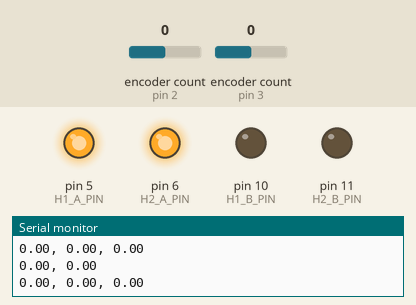
Simulated run of this sketch. Board: Arduino Uno, built with avr-gcc and run on an emulated ATmega328P. On the bench: output pins drawn as LEDs (lit = HIGH), the last lines printed to the serial monitor. The test bench sets the inputs (shaded band); at power-on: encoder count (sensors on pin 2, pin 3) 0.

Above: at 1.2 s.
1.3 s: encoder count (sensor on pin 2) set to -1
At 2.0 s:
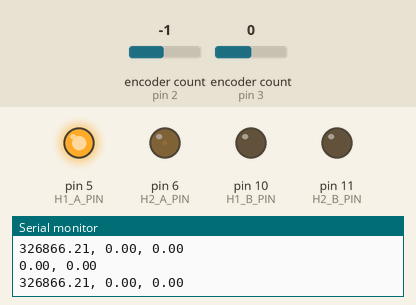
2.8 s: encoder count (sensor on pin 3) set to -1
At 3.2 s:
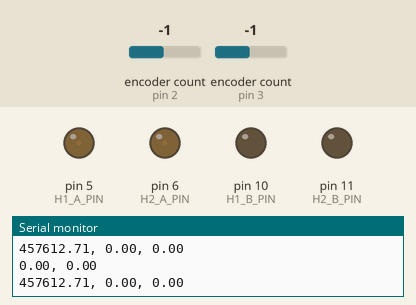
Timing chart, 0 to 5.8 s (numbered marks = the images above; inputs shaded):
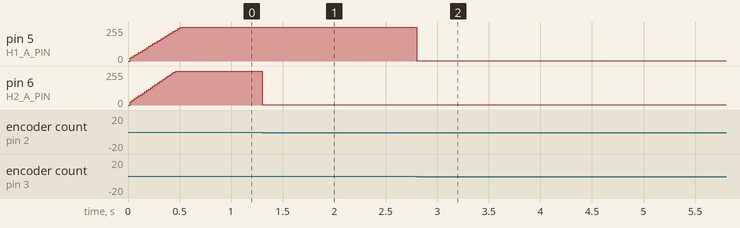

The sketch:

copy_of_lab02_the_differential_drive_robot1.ino
```cpp
#include <Encoder.h>
#include <limits.h>

/***** *****************************************************************/
/***** Constant & Macro Definitions *****/
/***** *****************************************************************/
// Sign macro
#define sign(x) ((x) < 0 ? -1 : 1)

// PWM Output Pins for Motor 1 H-Bridge
#define H1_A_PIN 5
#define H1_B_PIN 10

// PWM Output Pins for Motor 2 H-Bridge
#define H2_A_PIN 6
#define H2_B_PIN 11

// Encoder Input Pins for Motor 1
#define ENC1_A_PIN 3
#define ENC1_B_PIN 7

// Encoder Input Pins for Motor 2
#define ENC2_A_PIN 2
#define ENC2_B_PIN 8

// PWM Max Pulse Width
#define PWM_MAX 255

// PWM Max Duty Cycle
#define DUTY_CYCLE_MAX 100

// Encoder Count Per Revolution (cpr)
#define ENC_MAX_COUNT 2064

// Closed-Loop Update Time in ms
#define CLOSED_LOOP_UPDATE 20

// THe frequency at wich we will compute the (measured) rpm or rad/s
#define UPDATE_FREQ (1000/CLOSED_LOOP_UPDATE)

/***** *****************************************************************/
/***** Application Type Definitions *****/
/***** *****************************************************************/
// Motor ID's
typedef enum Motor{
  MOTOR1 = 0,
  MOTOR2 = 1
}Motor;

// Motor direction of rotation
typedef enum Direction{
  FORWARD = 1,
  BACKWARD = -1
}Direction;

// Motor spped estimator
typedef struct SpeedEstimator{
  Encoder* enc;
  long old_enc_count;
}SpeedEstimator;

// PID
typedef struct PID{
  float setpoint;
  float input;
  float integral;
  float last_error;
  float saturation;
  float smoothing;
  float output;
  float kp;
  float ki;
  float kd;
}PID;

// Robot
typedef struct Robot{
  float r;
  float l;
  float omega_right;
  float omega_left;
  float x;
  float y;
  float theta;
}Robot;

/***** *****************************************************************/
/***** Application Function Definitions *****/
/***** *****************************************************************/

// TODO 2a: Initialize a Robot object
void initRobot(struct Robot* robot, float r, float l){
	robot->r = r;
  	robot->l = l;
  	robot->omega_right = 0;
  	robot->omega_left = 0;
  	robot->x = 0;
  	robot->y = 0;
  	robot->theta = 0;
}

// TODO 2b: Compute commands for omega left and right
void setRobotCommand(struct Robot* robot, float v, float omega){
  // Compute omega left
  	robot->omega_left = (2 * v - omega * robot->l) / (2 * robot->r);
  // Compute omega right
  	robot->omega_right = (2 * v + omega * robot->l) / (2 * robot->r);

}

// TODO 2c: Compute the pose of the Robot
void updateRobotPose(struct Robot* robot, float rotation_left, float rotation_right){
  	float dl = 2 * PI * robot->r * rotation_left;
  // Compute left wheel traveled distance
    float dr = 2 * PI * robot->l * rotation_right;
  // Compute right wheel traveled distance
    float d = (dl + dr) / 2;
  // Compute robot traveled distance
  	robot->x = robot->x + d * cos(robot->theta);
  // Comptue robot x coordinate
  	robot->y = robot->y + d * sin(robot->theta);
  // Comptue robot y coordinate
  	robot->theta = robot->theta + (dl - dr) / robot->l * sin(robot->theta);
  // Comptue robot heading (theta)

  // Note: There's an (algorithmic) problem with the heading computation.
  //       Do you know what exactly is the problem and how to solve it?
}

// TODO 3a: Initialize a SpeedEstimator object
void initSpeedEstimator(struct SpeedEstimator* est, struct Encoder *enc){
	est->enc = enc;
  	est->old_enc_count = 0;
}

// TODO 3b: Compute the motor rotation delta between two steps
float estimateSpeed(struct SpeedEstimator* est, int direction){
  // Read encoder
  	float encoder = est->enc->read();
  // Compute delta count
  	float delta = encoder - est->old_enc_count;
  // Take care of integer overflow while accounting for direction
  	if ((direction == FORWARD) && (delta < 0)) {
    	delta += LONG_MAX;
  	} else if ((direction == BACKWARD) && (delta > 0)) {
    	delta -= LONG_MAX;
  	}
  // Compute the motor axel delta rotation in this instant
 	float rotation = delta / ENC_MAX_COUNT;
  // Store old count for next iteration
 	est->old_enc_count = encoder;

  return rotation;
}

// TODO 3c: Compute the motor axle rpm based on the update freq
float get_rpm(float delta_rotation, long update_freq){
  	float rpm = delta_rotation * update_freq * 60;
  	return rpm;
}

// TODO 3d: Compute the motor axle rad/s based on the update freq
float get_rad_per_second(float delta_rotation, long update_freq){
  	float rps = delta_rotation * update_freq * 2 * PI;
  	return rps;
}

// Initializes a pid controller
void initPID(struct PID* pid, float kp, float ki, float kd, float saturation, float smoothing){
  pid->setpoint = 0;
  pid->input = 0;
  pid->integral = 0;
  pid->last_error = 0;
  pid->output = 0;
  pid->saturation = saturation;
  pid->smoothing = smoothing;
  pid->kp = kp;
  pid->ki = ki;
  pid->kd = kd;
}

// Computes the PID output
void runPID(struct PID* pid){
  float P, I, D;
  float filtered_derivative;
  float derivative;

  // Compute the error
  float error = pid->setpoint - pid->input;

  // Take care of the sign
  if(pid->setpoint < 0) error = -error;

  // Compute the proportional term
  P = pid->kp * error;

  // Compute the integral term with clamping
  if(!(abs(pid->output) == pid->saturation && (sign(error) == sign(pid->output)))){
    pid->integral += error;
  }

  // Compute the integral term\a
  I = pid->ki*pid->integral;

  // Compute the derivative
  derivative = pid->last_error - error;

  // Low pass filter the derivative
  filtered_derivative =  (1.0 - pid->smoothing)*pid->last_error + pid->smoothing*derivative;

  // Compute the derivative term
  D = pid->kd*filtered_derivative;

  // Compute the output
  pid->output = P + I + D;

  // Saturate the output
  if(pid->output > pid->saturation){
    pid->output = pid->saturation;
  }else if(pid->output < -pid->saturation){
    pid->output = -pid->saturation;
  }

  // Store last error for next iteration
  pid->last_error = error;

}

// Sets a motor axle direction of rotation PWM duty_cycle
void setPWM(int motor, int direction, int duty_cycle){
  switch(motor){
    case MOTOR1:
    if(direction == FORWARD){
      analogWrite(H1_A_PIN, duty_cycle);
      analogWrite(H1_B_PIN, 0);
    }else{
      analogWrite(H1_A_PIN, 0);
      analogWrite(H1_B_PIN, duty_cycle);
    }
    break;
    case MOTOR2:
    if(direction == FORWARD){
      analogWrite(H2_A_PIN, duty_cycle);
      analogWrite(H2_B_PIN, 0);
    }else{
      analogWrite(H2_A_PIN, 0);
      analogWrite(H2_B_PIN, duty_cycle);
    }
    break;
  }
}

/***** *****************************************************************/
/***** Application Global Variables *****/
/***** *****************************************************************/
// Time stamps to track closed loop updates and plogs
long closed_loop_start_tick = 0;
long print_start_tick = 0;

// Encoder declaration for motor 1
Encoder enc1(ENC1_A_PIN,ENC1_B_PIN);

// Encoder declaration for motor 2
Encoder enc2(ENC2_A_PIN,ENC2_B_PIN);

// Speed estimator for left motor, i.e. motor 1
SpeedEstimator est_left;

// Speed estimator right motor, i.e. motor 2
SpeedEstimator est_right;

// Direction of the left motor, i.e. motor 1
int direction_left;

// Direction of the right motor, i.e. motor 2
int direction_right;

// Delta rotation for the left motor, i.e. motor 1
float delta_rotation_left;

// // Delta rotation for the right motor, i.e. motor 2
float delta_rotation_right;

// PID controller for left motor, i.e. motor 1
PID pid_left;

// PID controller for motor 2
PID pid_right;

// Robot
Robot robot;

/***** *****************************************************************/
/***** Main application *****/
/***** *****************************************************************/
void setup()
{
  // Set serial interface for printing.
  Serial.begin(115200);
  Serial.println("PID demo.");

  // Setting the H-bridge 1 pins
  pinMode(H1_A_PIN, OUTPUT);
  pinMode(H1_B_PIN, OUTPUT);

  // Setting the H-bridge 2 pins
  pinMode(H2_A_PIN, OUTPUT);
  pinMode(H2_B_PIN, OUTPUT);

  // Reset closed loop and print ticks
  closed_loop_start_tick = 0;
  print_start_tick = 0;

  // Intializes the speed estiomators for the left & right motors
  initSpeedEstimator(&est_left, &enc1);
  initSpeedEstimator(&est_right, &enc2);

  // Intializes the PID's for the left & right motors
  initPID(&pid_left, 1.2, 0.8, 0.012, (float) PWM_MAX, 1);
  initPID(&pid_right, 1.2, 0.8, 0.012, (float) PWM_MAX, 1);

  // Reset delta rotations for the left & right motors
  delta_rotation_left = 0;
  delta_rotation_right = 0;

  // Initializes the robot
  initRobot(&robot, 0.04, 0.1);
}

void loop()
{
  	setRobotCommand(&robot, 0.5, 0.5);
  // TODO 4a: Set a robot command (ex: v = 0.5 m/s and omega = 0.5 rad/s)
  	if (robot.omega_left > 0 ){
    	direction_left = FORWARD;
  	} else {
    	direction_left = BACKWARD;
  	}

  	if (robot.omega_right > 0 ){
    	direction_right = FORWARD;
  	} else {
    	direction_right = BACKWARD;
  	}
  // TODO 4a: Compute the two motor axel direction of rotation


  // Motor control loop step
  if((millis() - closed_loop_start_tick) >= CLOSED_LOOP_UPDATE){
    closed_loop_start_tick = millis();

   	pid_left.setpoint = robot.omega_left;
    pid_right.setpoint = robot.omega_right;
    // TODO 4b: Set left & right PID setpoints

	delta_rotation_left = estimateSpeed(&est_left, direction_left);
    delta_rotation_right = estimateSpeed(&est_right, direction_right);
    // TODO 4c: Compute the left & right delta rotations

    pid_left.input = get_rad_per_second(delta_rotation_left, UPDATE_FREQ);
    // TODO 4d: Set the left PID input
    runPID(&pid_left);
    // TODO 4d: Compute the left PID output
    pid_right.input = get_rad_per_second(delta_rotation_right, UPDATE_FREQ);
    // TODO 4d: Set the right PID input
	runPID(&pid_right);
    // TODO 4d: Compute the right PID output
    setPWM(MOTOR1, direction_left, (int)pid_left.output);
    setPWM(MOTOR2, direction_right, (int)pid_right.output);
    // TODO 4e: Set the PWM for the left & right motors
    updateRobotPose(&robot, delta_rotation_left, delta_rotation_right);
    // TODO 4f: Update the robot pose

  }

  // Logging RMP loop step
  if((millis() - print_start_tick) >= 100){
     print_start_tick = millis();

     // Print motor's rpm
     Serial.print(get_rpm(delta_rotation_left, UPDATE_FREQ));
     Serial.print(", ");
     Serial.print(get_rpm(delta_rotation_right, UPDATE_FREQ));
     Serial.println();


     // Print robot pose

     Serial.print(robot.x);
     Serial.print(", ");
     Serial.print(robot.y);
	 Serial.print(", ");
	 Serial.print(robot.theta);
   	 Serial.println();

  }

}
```

Measured:
- after the input at 1.3 s, pin 6 (H2_A_PIN): 255/255 → 1/255 at once
- after the input at 2.8 s, pin 5 (H1_A_PIN): 255/255 → 1/255 at once
